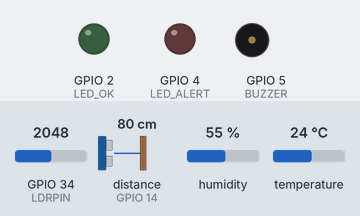
Simulated run of this program. Board: ESP32. Shown: output pins drawn as LEDs (lit = HIGH), buzzer (waves = sounding). The inputs (shaded band) are chosen by the test bench; at power-on: distance to the obstacle (sensor on GPIO 14) 80 cm, humidity 55 %, GPIO 34 (LDRPIN) = 2048, temperature 24 °C. The echo pulse lasts 58.3 µs per cm; WiFi joins after 1.5 s; servers stay silent unless stated; random numbers use the default seed unless the program sets one; no MQTT or app messages arrive unless stated; pins used as bus, display or sensor lines are not drawn; what the program prints to the serial monitor is not drawn.

Above: at 2.7 s.
2.8 s: distance to the obstacle (sensor on GPIO 14) set to 56 cm
11.2 s: distance to the obstacle (sensor on GPIO 14) set to 47 cm
At 20.8 s:
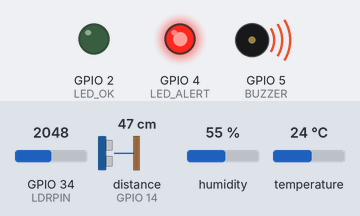
21.5 s: distance to the obstacle (sensor on GPIO 14) set to 60 cm
At 25.9 s:
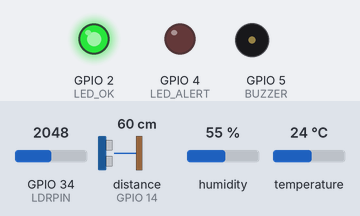
28.4 s: humidity set to 41 %
35.3 s: humidity set to 38 %
At 41.0 s:
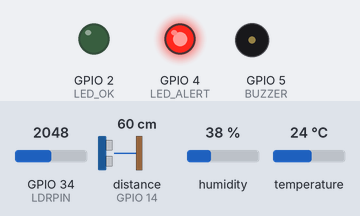
42.2 s: humidity set to 40 %
At 46.1 s:
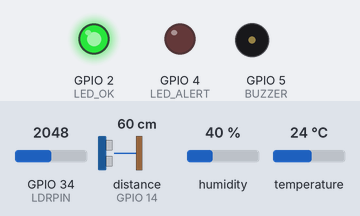
Timing chart, 0 to 47.6 s (numbered marks = the images above; inputs shaded):
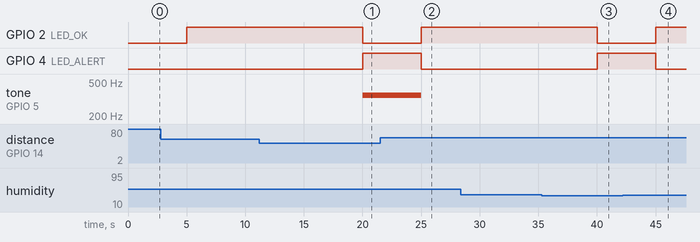

The program:

main.cpp
```cpp
#include <Arduino.h>

#include <WiFi.h>
#include <PubSubClient.h>
#include <DHT.h>

#define DHTPIN 15
#define DHTTYPE DHT22
#define LDRPIN 34
#define TRIG 12
#define ECHO 14
#define LED_OK 2
#define LED_ALERT 4
#define BUZZER 5

// Config Wi-Fi
const char *ssid = "Wokwi-GUEST";
const char *password = "";

// Config MQTT
const char *mqtt_server = "test.mosquitto.org";

WiFiClient espClient;
PubSubClient client(espClient);
DHT dht(DHTPIN, DHTTYPE);

unsigned long lastMsg = 0;
unsigned long sentadoInicio = 0;
bool pessoaSentada = false;

void setup_wifi() {
  delay(10);
  Serial.println();
  Serial.print("Connecting to ");
  Serial.println(ssid);

  WiFi.mode(WIFI_STA);
  WiFi.begin(ssid, password);

  while (WiFi.status() != WL_CONNECTED) {
    delay(500);
    Serial.print(".");
  }

  Serial.println("");
  Serial.println("WiFi connected");
  Serial.println("IP address: ");
  Serial.println(WiFi.localIP());
}

void callback(char* topic, byte* payload, unsigned int length) {
  Serial.print("Message arrived [");
  Serial.print(topic);
  Serial.print("] ");
  for (int i = 0; i < length; i++) {
    Serial.print((char)payload[i]);
  }
  Serial.println();
}

void reconnect() {
  while (!client.connected()) {
    Serial.print("Attempting MQTT connection...");
    String clientId = "ESP32Client-";
    clientId += String(random(0xffff), HEX);
    if (client.connect(clientId.c_str())) {
      Serial.println("Connected");
    } else {
      Serial.print("failed, rc=");
      Serial.print(client.state());
      Serial.println(" try again in 5 seconds");
      delay(5000);
    }
  }
}

float medirDistancia()
{
  digitalWrite(TRIG, LOW);
  delayMicroseconds(2);
  digitalWrite(TRIG, HIGH);
  delayMicroseconds(10);
  digitalWrite(TRIG, LOW);
  long duracao = pulseIn(ECHO, HIGH);
  float distancia = duracao * 0.034 / 2;
  return distancia;
}

void myTone(int pin)
{
  ledcAttachPin(pin, 0);       // pin, channel
  ledcWriteNote(0, NOTE_F, 4); // channel, frequency, octave
}

void myNoTone(int pin)
{
  ledcDetachPin(pin);
}

void setup()
{
  Serial.begin(115200);
  pinMode(LDRPIN, INPUT);
  pinMode(TRIG, OUTPUT);
  pinMode(ECHO, INPUT);
  pinMode(LED_OK, OUTPUT);
  pinMode(LED_ALERT, OUTPUT);
  pinMode(BUZZER, OUTPUT);
  dht.begin();
  setup_wifi();
  client.setServer(mqtt_server, 1883);
  client.setCallback(callback);
}

void loop()
{
  if (!client.connected()) {
    reconnect();
  }
  client.loop();

  unsigned long now = millis();
  if (now - lastMsg > 5000)
  {
    lastMsg = now;

    float temp = dht.readTemperature();
    float umid = dht.readHumidity();
    int luz = analogRead(LDRPIN);
    float dist = medirDistancia();

    bool ambienteRuim = (temp > 28 || umid < 40 || luz < 800);
    bool pessoaAgora = (dist < 50); // pessoa sentada detectada

    // Controle do tempo sentado
    if (pessoaAgora)
    {
      if (!pessoaSentada)
      {
        pessoaSentada = true;
        sentadoInicio = now;
      }
    }
    else
    {
      pessoaSentada = false;
      sentadoInicio = 0;
    }

    bool pausaNecessaria = false;
    if (pessoaSentada && (now - sentadoInicio > 5000/*3600000*/))
    { // 1 hora
      pausaNecessaria = true;
    }

    // Sinalização visual/sonora
    if (ambienteRuim || pausaNecessaria)
    {
      digitalWrite(LED_ALERT, HIGH);
      digitalWrite(LED_OK, LOW);
      if (pausaNecessaria)
        myTone(BUZZER);
    }
    else
    {
      digitalWrite(LED_OK, HIGH);
      digitalWrite(LED_ALERT, LOW);
      myNoTone(BUZZER);
    }

    // Envia dados via MQTT
    char payload[200];
    snprintf(payload, sizeof(payload),
             "{\"temperatura\":%.2f,\"umidade\":%.2f,\"luz\":%d,\"distancia\":%.2f}",
             temp, umid, luz, dist);
    client.publish("/AllData", payload);


    Serial.println(payload);
  }
}
```

Measured:
- the behaviour switches between 51 and 50 cm on distance to the obstacle (sensor on GPIO 14) (found by bisection; images 0 and 1)
- the behaviour switches between 40 and 39 % on humidity (found by bisection; images 2 and 3)
- after the input at 11.2 s, GPIO 2 (LED_OK): HIGH → LOW after 8.8 s; GPIO 4 (LED_ALERT): LOW → HIGH after 8.8 s; tone on GPIO 5 (BUZZER): silent → 349 Hz after 8.8 s
- after the input at 21.5 s, GPIO 2 (LED_OK): LOW → HIGH after 3.5 s; GPIO 4 (LED_ALERT): HIGH → LOW after 3.5 s; tone on GPIO 5 (BUZZER): 349 Hz → silent after 3.5 s
- after the input at 28.4 s, every drawn part: stays the same
- after the input at 35.3 s, GPIO 2 (LED_OK): HIGH → LOW after 4.7 s; GPIO 4 (LED_ALERT): LOW → HIGH after 4.7 s
- after the input at 42.2 s, GPIO 2 (LED_OK): LOW → HIGH after 2.8 s; GPIO 4 (LED_ALERT): HIGH → LOW after 2.8 s
